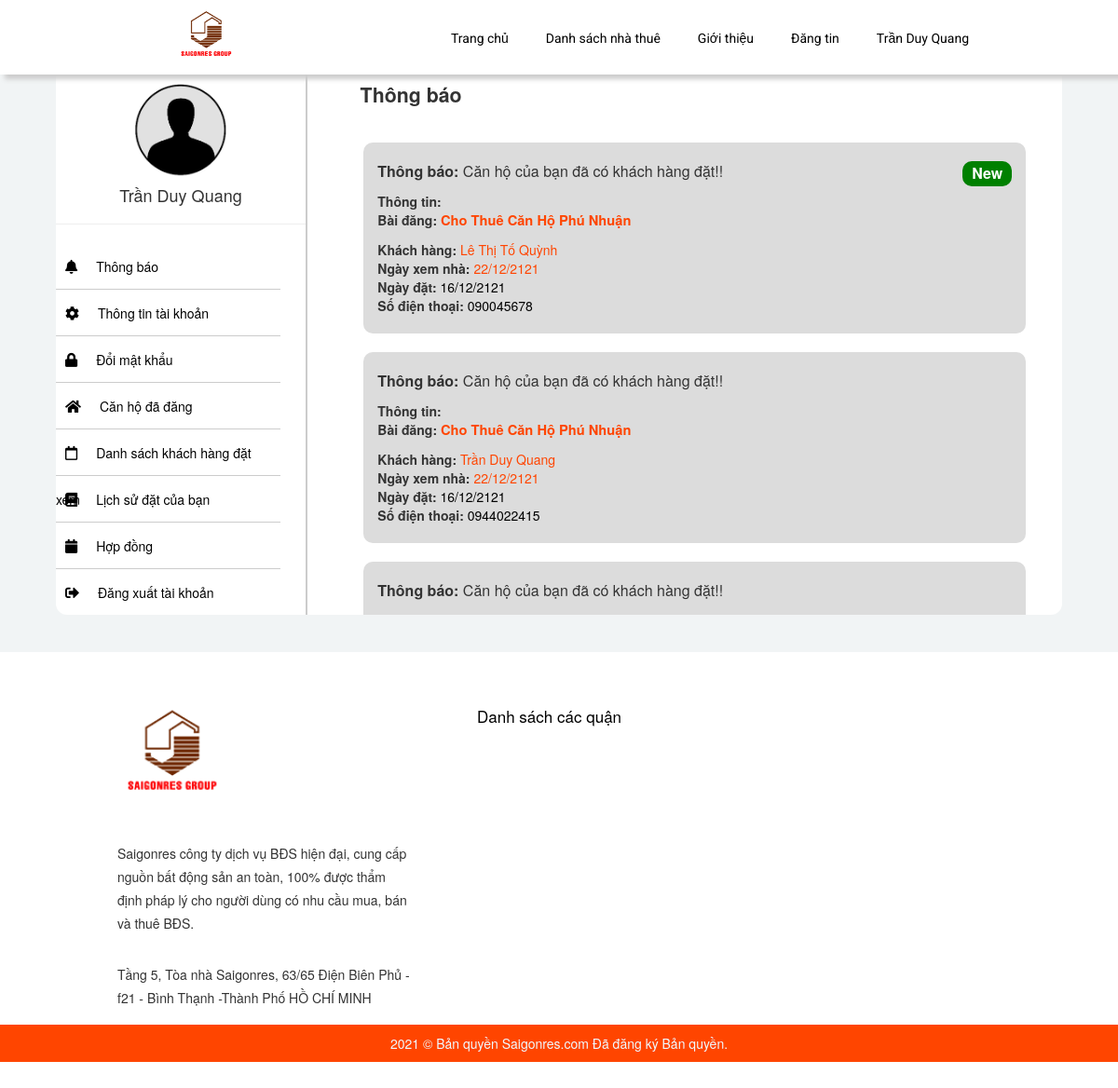
/site/index.php?act=thongbao&ma_tk=12 (signed in), run on the app's committed database.
### tables this page shows
CREATE TABLE `can_ho` (
  `ma_can` int(12) NOT NULL COMMENT 'mã căn hộ',
  `ma_quan` int(12) NOT NULL COMMENT 'mã quận',
  `id` int(12) NOT NULL COMMENT 'mã phường',
  `ma_loai` int(12) NOT NULL COMMENT 'mã loại căn',
  `ma_tk` int(12) NOT NULL,
  `amount` int(11) DEFAULT NULL COMMENT 'Số phòng trống ',
  `dia_chi` varchar(255) NOT NULL COMMENT 'Địa chỉ',
  `ten_can_ho` varchar(150) DEFAULT NULL COMMENT 'tên căn hộ',
  `dien_tich` float DEFAULT NULL COMMENT 'diện tích ',
  `tang` tinyint(3) DEFAULT NULL COMMENT 'Số tầng',
  `huong_nha` tinyint(8) DEFAULT NULL COMMENT 'hướng nhà',
  `tien_ich` longtext DEFAULT NULL COMMENT 'Tiện ích',
  `chi_phi_khac` varchar(100) DEFAULT NULL COMMENT 'chi phí khác',
  `so_phong_ngu` tinyint(2) DEFAULT NULL COMMENT 'Số phòng ngủ',
  `so_phong_vs` tinyint(2) DEFAULT NULL COMMENT 'Số phòng vệ sinh',
  `gia_thue` float NOT NULL DEFAULT 0 COMMENT 'Giá thuê',
  `hinh` varchar(150) DEFAULT NULL,
  `hinha` varchar(150) DEFAULT NULL,
  `hinhb` varchar(150) DEFAULT NULL,
  `hinhc` varchar(150) DEFAULT NULL,
  `an_hien` tinyint(1) DEFAULT NULL COMMENT 'Ẩn hiện',
  `trang_thai` varchar(50) DEFAULT NULL,
  `ghi_chu` text DEFAULT NULL
);

CREATE TABLE `dat_lich` (
  `id` int(11) NOT NULL,
  `ma_dat` int(12) NOT NULL COMMENT 'mã đặt lịch xem',
  `ma_can` int(12) NOT NULL COMMENT 'mã căn hộ',
  `ma_tk` int(12) NOT NULL COMMENT 'mã tài khoản',
  `trang_thai` tinyint(1) DEFAULT NULL,
  `ten_nguoi_dat` varchar(50) DEFAULT NULL,
  `trang_thai_lich` tinyint(4) DEFAULT NULL,
  `ghi_chu` varchar(255) DEFAULT NULL,
  `sodt` varchar(50) DEFAULT NULL,
  `gio_xem` time DEFAULT NULL,
  `ngay_dat` date DEFAULT NULL COMMENT 'ngày đặt',
  `ngay_xem` date DEFAULT NULL COMMENT 'ngày xem'
);

### site/index.php (called while the page is built, shortened)
<?php
$ctrl='home';
    $pathFile ="controllers/$ctrl.php";
if (file_exists($pathFile)==true)
    require_once $pathFile;
else echo "Controller $ctrl không tồn tại";
?>

### system/database.php (called while the page is built, shortened)
<?php
function getConnection()
{
    $opt = array(PDO::MYSQL_ATTR_INIT_COMMAND => "SET NAMES utf8", PDO::ATTR_ERRMODE => PDO::ERRMODE_EXCEPTION);
    $conn = new PDO('mysql:host=' . HOST_DB . ';dbname=' . NAME_DB, USER_DB, PASS_DB, $opt);
    return $conn;
}
function query($sql)
{
    $conn = getConnection();
    $result = $conn->query($sql);
    return $result;
}

### site/models/home.php (called while the page is built, shortened)
 <?php
require_once('../system/database.php');
function getthongbao($id){
    $sql="SELECT ch.ten_can_ho, ch.ma_tk, dl.ma_can ,dl.ma_tk,kh.ho_ten,trang_thai_lich,ten_nguoi_dat,gio_xem, ngay_xem , ngay_dat, sodt, ma_dat, dl.trang_thai,dl.ghi_chu
    FROM can_ho ch INNER JOIN dat_lich dl ON ch.ma_can = dl.ma_can
    INNER JOIN khach_hang kh ON kh.ma_tk=dl.ma_tk WHERE ch.ma_tk='$id' and ch.an_hien = 1 order by  ma_dat  desc";
    return query($sql);
}
?>

### site/views/thongbao.php (the view)
<h4 style="margin: 40px 15px;font-weight: bold;font-size: 16pt;">Thông báo</h4>
<?php
    foreach ($showtb as $stt => $showtb) {
        $stt += 1;
        ?>
        <div class="thongbao"
             style=" width: 95%; margin: 0 auto; background-color: gainsboro; padding: 10px 5px; border-radius: 10px; margin-bottom: 20px;">
            <div class="pading" style="padding: 10px 10px;">
                <p style="font-size: 12pt; "><strong>Thông báo: </strong>Căn hộ của bạn đã có khách hàng
                    đặt!! <?php if ($stt == 1) {
                        echo "<span class='neww'> New</span>";
                    } ?></p>
                <strong>Thông tin:</strong>
                <p><strong>Bài đăng: </strong> <span
                            style="color: orangered; font-weight: bold; font-size: 11pt;"><?= $showtb['ten_can_ho'] ?></span>
                </p>
                <strong>Khách hàng: </strong> <span
                        style="color: orangered;"><?php echo $showtb["ten_nguoi_dat"] ?></span> <br>
                <strong>Ngày xem nhà: </strong> <span
                        style="color: orangered;"><?php echo date_format(date_create($showtb['ngay_xem']), "d/m/yy") ?></span>
                <br>
                <strong>Ngày đặt: </strong> <span
                        style="color: black;"><?php echo date_format(date_create($showtb['ngay_dat']), "d/m/yy") ?></span>
                <br>
                <strong>Số điện thoại: </strong> <span style="color: black;"><?php echo $showtb['sodt'] ?></span>
            </div>
        </div>
        <?php
    }
?>

### site/views/css/index.css (style rules this page uses)
* { padding: 0; margin: 0; box-sizing: border-box; }
body { width: 100%; font-family: "Sf ui display", sans-serif; margin: 0 auto; }
.neww { padding: 2px 10px; border-radius: 10px; color: white; float: right; font-weight: bold; background-color: green; }

### data on the page
can_ho: shows "New", ten_can_ho "Cho Thuê Căn Hộ Phú Nhuận", dat_lich.ten_nguoi_dat "Lê Thị Tố Quỳnh", dat_lich.ngay_xem "22/12/2121", dat_lich.ngay_dat "16/12/2121", dat_lich.sodt "090045678", dat_lich.ten_nguoi_dat "Trần Duy Quang", dat_lich.sodt "0944022415"

### other printed values
$_SESSION['user'] "Trần Duy Quang"
$_SESSION["user"] "Trần Duy Quang"
